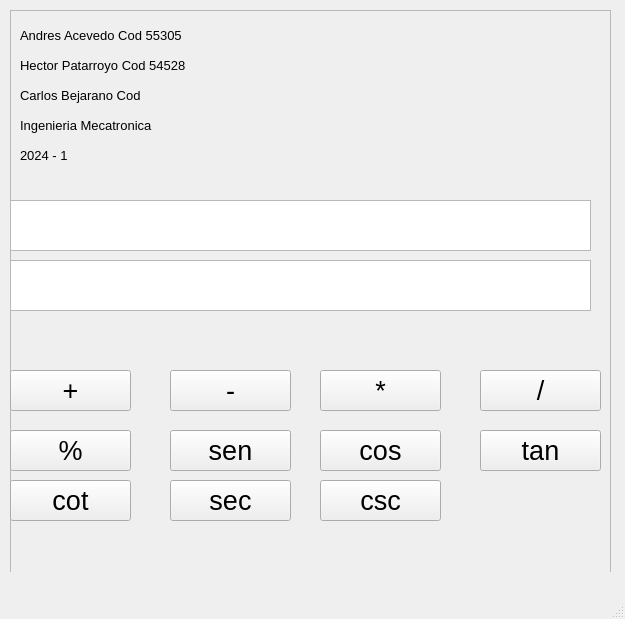
<?xml version="1.0" encoding="UTF-8"?>
<ui version="4.0">
 <class>MainWindow</class>
 <widget class="QMainWindow" name="MainWindow">
  <property name="geometry">
   <rect>
    <x>0</x>
    <y>0</y>
    <width>625</width>
    <height>619</height>
   </rect>
  </property>
  <property name="font">
   <font>
    <pointsize>28</pointsize>
   </font>
  </property>
  <property name="windowTitle">
   <string>MainWindow</string>
  </property>
  <widget class="QWidget" name="centralwidget">
   <widget class="QFrame" name="frame">
    <property name="geometry">
     <rect>
      <x>10</x>
      <y>10</y>
      <width>601</width>
      <height>581</height>
     </rect>
    </property>
    <property name="frameShape">
     <enum>QFrame::StyledPanel</enum>
    </property>
    <property name="frameShadow">
     <enum>QFrame::Raised</enum>
    </property>
    <widget class="QLabel" name="label_4">
     <property name="geometry">
      <rect>
       <x>370</x>
       <y>10</y>
       <width>201</width>
       <height>161</height>
      </rect>
     </property>
     <property name="text">
      <string/>
     </property>
     <property name="pixmap">
      <pixmap>logo_ecci.png</pixmap>
     </property>
    </widget>
    <widget class="QLabel" name="label_8">
     <property name="geometry">
      <rect>
       <x>10</x>
       <y>130</y>
       <width>341</width>
       <height>31</height>
      </rect>
     </property>
     <property name="font">
      <font>
       <pointsize>10</pointsize>
      </font>
     </property>
     <property name="text">
      <string>2024 - 1</string>
     </property>
    </widget>
    <widget class="QLabel" name="label_5">
     <property name="geometry">
      <rect>
       <x>10</x>
       <y>40</y>
       <width>341</width>
       <height>31</height>
      </rect>
     </property>
     <property name="font">
      <font>
       <pointsize>10</pointsize>
      </font>
     </property>
     <property name="text">
      <string>Hector Patarroyo Cod 54528</string>
     </property>
    </widget>
    <widget class="QPushButton" name="pushButton_7">
     <property name="geometry">
      <rect>
       <x>0</x>
       <y>420</y>
       <width>121</width>
       <height>41</height>
      </rect>
     </property>
     <property name="font">
      <font>
       <pointsize>20</pointsize>
      </font>
     </property>
     <property name="text">
      <string>%</string>
     </property>
    </widget>
    <widget class="QPushButton" name="pushButton_3">
     <property name="geometry">
      <rect>
       <x>310</x>
       <y>360</y>
       <width>121</width>
       <height>41</height>
      </rect>
     </property>
     <property name="font">
      <font>
       <pointsize>20</pointsize>
      </font>
     </property>
     <property name="text">
      <string>*</string>
     </property>
    </widget>
    <widget class="QLabel" name="label_2">
     <property name="geometry">
      <rect>
       <x>10</x>
       <y>300</y>
       <width>561</width>
       <height>51</height>
      </rect>
     </property>
     <property name="text">
      <string/>
     </property>
    </widget>
    <widget class="QPushButton" name="pushButton_8">
     <property name="geometry">
      <rect>
       <x>160</x>
       <y>420</y>
       <width>121</width>
       <height>41</height>
      </rect>
     </property>
     <property name="font">
      <font>
       <pointsize>20</pointsize>
      </font>
     </property>
     <property name="text">
      <string>sen</string>
     </property>
    </widget>
    <widget class="QPushButton" name="pushButton_11">
     <property name="geometry">
      <rect>
       <x>0</x>
       <y>470</y>
       <width>121</width>
       <height>41</height>
      </rect>
     </property>
     <property name="font">
      <font>
       <pointsize>20</pointsize>
      </font>
     </property>
     <property name="text">
      <string>cot</string>
     </property>
    </widget>
    <widget class="QPushButton" name="pushButton_6">
     <property name="geometry">
      <rect>
       <x>310</x>
       <y>420</y>
       <width>121</width>
       <height>41</height>
      </rect>
     </property>
     <property name="font">
      <font>
       <pointsize>20</pointsize>
      </font>
     </property>
     <property name="text">
      <string>cos</string>
     </property>
    </widget>
    <widget class="QLabel" name="label_3">
     <property name="geometry">
      <rect>
       <x>10</x>
       <y>10</y>
       <width>341</width>
       <height>31</height>
      </rect>
     </property>
     <property name="font">
      <font>
       <pointsize>10</pointsize>
      </font>
     </property>
     <property name="text">
      <string>Andres Acevedo Cod 55305</string>
     </property>
    </widget>
    <widget class="QPushButton" name="pushButton_4">
     <property name="geometry">
      <rect>
       <x>470</x>
       <y>360</y>
       <width>121</width>
       <height>41</height>
      </rect>
     </property>
     <property name="font">
      <font>
       <pointsize>20</pointsize>
      </font>
     </property>
     <property name="text">
      <string>/</string>
     </property>
    </widget>
    <widget class="QPushButton" name="pushButton_2">
     <property name="geometry">
      <rect>
       <x>160</x>
       <y>360</y>
       <width>121</width>
       <height>41</height>
      </rect>
     </property>
     <property name="font">
      <font>
       <pointsize>20</pointsize>
      </font>
     </property>
     <property name="text">
      <string>-</string>
     </property>
    </widget>
    <widget class="QPushButton" name="pushButton">
     <property name="geometry">
      <rect>
       <x>0</x>
       <y>360</y>
       <width>121</width>
       <height>41</height>
      </rect>
     </property>
     <property name="font">
      <font>
       <pointsize>20</pointsize>
      </font>
     </property>
     <property name="text">
      <string>+</string>
     </property>
    </widget>
    <widget class="QTextEdit" name="textEdit">
     <property name="geometry">
      <rect>
       <x>0</x>
       <y>190</y>
       <width>581</width>
       <height>51</height>
      </rect>
     </property>
     <property name="font">
      <font>
       <pointsize>20</pointsize>
      </font>
     </property>
    </widget>
    <widget class="QLabel" name="label_7">
     <property name="geometry">
      <rect>
       <x>10</x>
       <y>100</y>
       <width>341</width>
       <height>31</height>
      </rect>
     </property>
     <property name="font">
      <font>
       <pointsize>10</pointsize>
      </font>
     </property>
     <property name="text">
      <string>Ingenieria Mecatronica</string>
     </property>
    </widget>
    <widget class="QTextEdit" name="textEdit_2">
     <property name="geometry">
      <rect>
       <x>0</x>
       <y>250</y>
       <width>581</width>
       <height>51</height>
      </rect>
     </property>
     <property name="font">
      <font>
       <pointsize>20</pointsize>
      </font>
     </property>
     <property name="html">
      <string>&lt;!DOCTYPE HTML PUBLIC &quot;-//W3C//DTD HTML 4.0//EN&quot; &quot;http://www.w3.org/TR/REC-html40/strict.dtd&quot;&gt;
&lt;html&gt;&lt;head&gt;&lt;meta name=&quot;qrichtext&quot; content=&quot;1&quot; /&gt;&lt;style type=&quot;text/css&quot;&gt;
p, li { white-space: pre-wrap; }
&lt;/style&gt;&lt;/head&gt;&lt;body style=&quot; font-family:'MS Shell Dlg 2'; font-size:20pt; font-weight:400; font-style:normal;&quot;&gt;
&lt;p style=&quot;-qt-paragraph-type:empty; margin-top:0px; margin-bottom:0px; margin-left:0px; margin-right:0px; -qt-block-indent:0; text-indent:0px;&quot;&gt;&lt;br /&gt;&lt;/p&gt;&lt;/body&gt;&lt;/html&gt;</string>
     </property>
    </widget>
    <widget class="QPushButton" name="pushButton_10">
     <property name="geometry">
      <rect>
       <x>310</x>
       <y>470</y>
       <width>121</width>
       <height>41</height>
      </rect>
     </property>
     <property name="font">
      <font>
       <pointsize>20</pointsize>
      </font>
     </property>
     <property name="text">
      <string>csc</string>
     </property>
    </widget>
    <widget class="QLabel" name="label_6">
     <property name="geometry">
      <rect>
       <x>10</x>
       <y>70</y>
       <width>341</width>
       <height>31</height>
      </rect>
     </property>
     <property name="font">
      <font>
       <pointsize>10</pointsize>
      </font>
     </property>
     <property name="text">
      <string>Carlos Bejarano Cod </string>
     </property>
    </widget>
    <widget class="QPushButton" name="pushButton_9">
     <property name="geometry">
      <rect>
       <x>160</x>
       <y>470</y>
       <width>121</width>
       <height>41</height>
      </rect>
     </property>
     <property name="font">
      <font>
       <pointsize>20</pointsize>
      </font>
     </property>
     <property name="text">
      <string>sec</string>
     </property>
    </widget>
    <widget class="QPushButton" name="pushButton_5">
     <property name="geometry">
      <rect>
       <x>470</x>
       <y>420</y>
       <width>121</width>
       <height>41</height>
      </rect>
     </property>
     <property name="font">
      <font>
       <pointsize>20</pointsize>
      </font>
     </property>
     <property name="text">
      <string>tan</string>
     </property>
    </widget>
   </widget>
  </widget>
  <widget class="QStatusBar" name="statusbar"/>
 </widget>
 <resources/>
 <connections/>
</ui>
